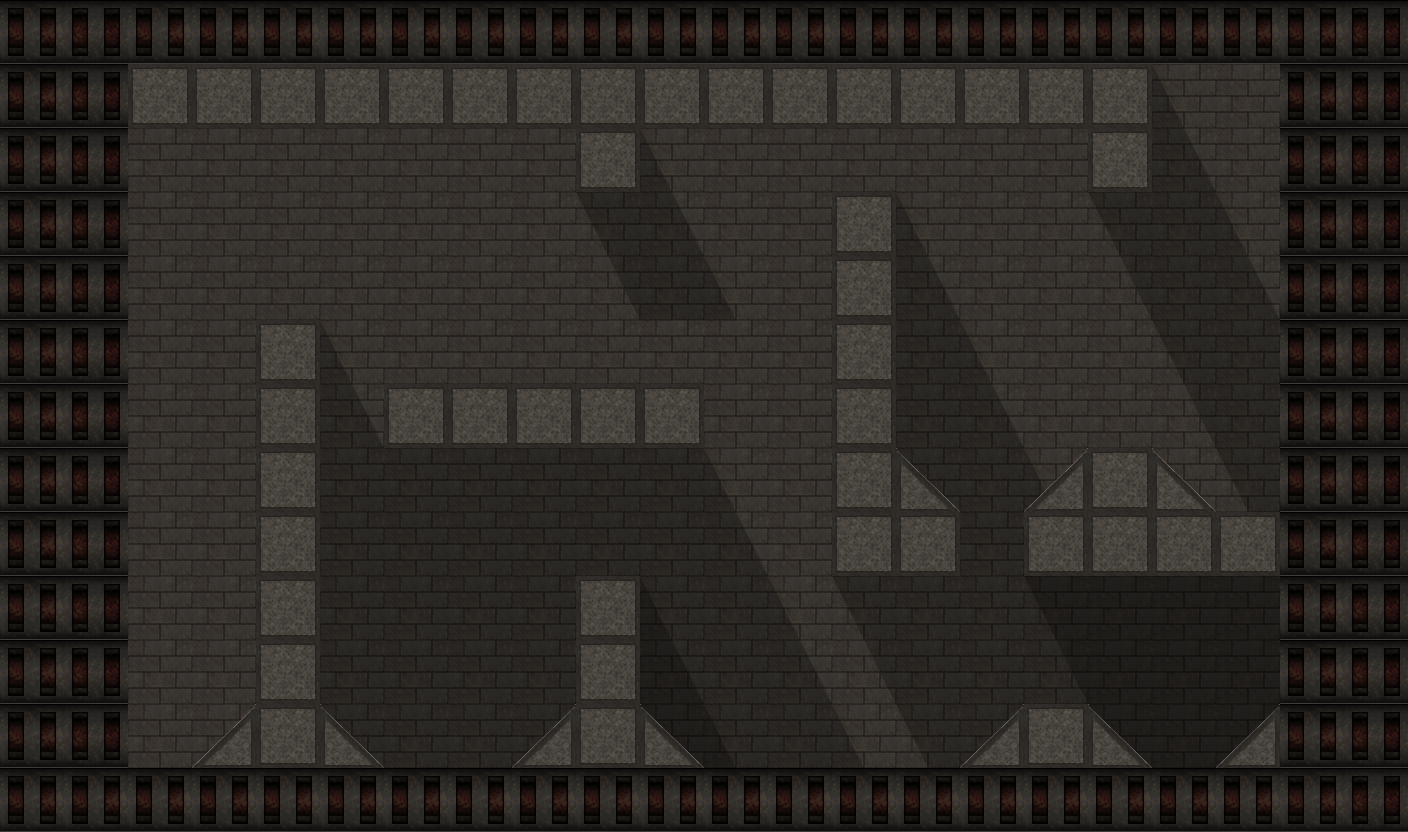

A level layout from a 2D game, rendered from its tile map. Below: a short description, then the map file with tile-grid data replaced by summaries:
An orthogonal 22x13 tile map with 64x64 px tiles, 5 tile layers (Background, Border, Shadow Lower, Shadow Upper, ...), 2 tilesets.

<map version="1.0" orientation="orthogonal" width="22" height="13" tilewidth="64" tileheight="64">
 <tileset firstgid="1" name="tileset" tilewidth="64" tileheight="64">
  <image source="../gfx/maps/tilesets/tileset.png" />
 </tileset>
 <tileset firstgid="7" name="shadow" tilewidth="64" tileheight="64">
  <image source="../gfx/maps/tilesets/shadow.png" />
 </tileset>
 <layer name="Background" width="22" height="13">
  <data>[286 cells, 286 non-empty, 1 distinct tile ids]</data>
 </layer>
 <layer name="Border" width="22" height="13">
  <data>[286 cells, 88 non-empty, 2 distinct tile ids]</data>
 </layer>
 <layer name="Shadow Lower" width="22" height="13">
  <data>[286 cells, 63 non-empty, 6 distinct tile ids]</data>
 </layer>
 <layer name="Shadow Upper" width="22" height="13">
  <data>[286 cells, 56 non-empty, 6 distinct tile ids]</data>
 </layer>
 <layer name="Collision_Layer" width="22" height="13">
  <data>[286 cells, 56 non-empty, 3 distinct tile ids]</data>
 </layer>
</map>
